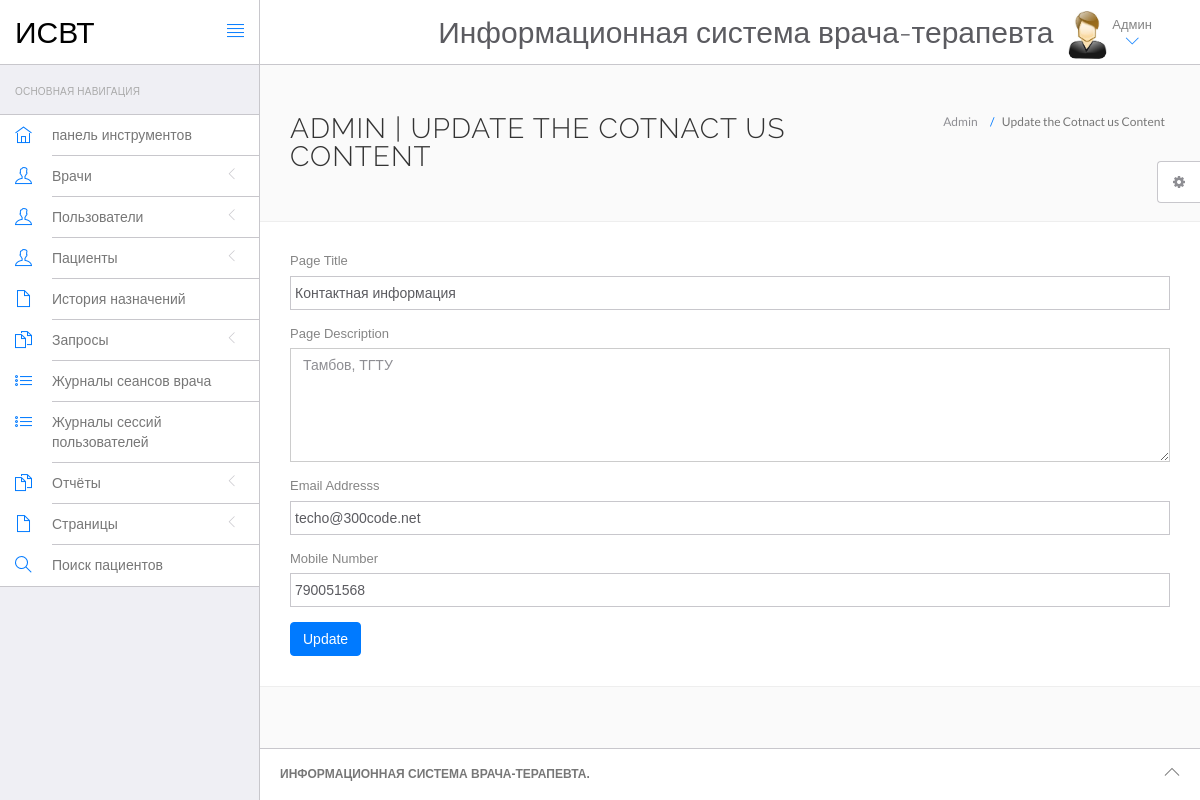
/hms/admin/contact.php (signed in), run on the app's committed database.
### tables this page shows
CREATE TABLE `tblpage` (
  `ID` int(10) NOT NULL,
  `PageType` varchar(200) DEFAULT NULL,
  `PageTitle` varchar(200) DEFAULT NULL,
  `PageDescription` mediumtext DEFAULT NULL,
  `Email` varchar(120) DEFAULT NULL,
  `MobileNumber` bigint(10) DEFAULT NULL,
  `UpdationDate` timestamp NULL DEFAULT current_timestamp(),
  `OpenningTime` varchar(255) DEFAULT NULL
);

### hms/admin/contact.php (the view, shortened to what this page needs)
<?php
include('include/config.php');
if(strlen($_SESSION['id']==0)) {
 header('location:logout.php');
  } else{
?>
<!DOCTYPE html>
<html lang="en">
	<head>
		<link rel="stylesheet" href="vendor/bootstrap/css/bootstrap.min.css">
		<link rel="stylesheet" href="vendor/fontawesome/css/font-awesome.min.css">
		<link rel="stylesheet" href="vendor/themify-icons/themify-icons.min.css">
		<link href="vendor/animate.css/animate.min.css" rel="stylesheet" media="screen">
		<link href="vendor/perfect-scrollbar/perfect-scrollbar.min.css" rel="stylesheet" media="screen">
		<link href="vendor/switchery/switchery.min.css" rel="stylesheet" media="screen">
		<link href="vendor/bootstrap-touchspin/jquery.bootstrap-touchspin.min.css" rel="stylesheet" media="screen">
		<link href="vendor/select2/select2.min.css" rel="stylesheet" media="screen">
		<link href="vendor/bootstrap-datepicker/bootstrap-datepicker3.standalone.min.css" rel="stylesheet" media="screen">
		<link href="vendor/bootstrap-timepicker/bootstrap-timepicker.min.css" rel="stylesheet" media="screen">
		<link rel="stylesheet" href="assets/css/styles.css">
		<link rel="stylesheet" href="assets/css/plugins.css">
		<link rel="stylesheet" href="assets/css/themes/theme-1.css" id="skin_color" />
	</head>
	<body>
		<div id="app">
<?php include('include/sidebar.php');?>
			<div class="app-content">
					<?php include('include/header.php');?>
				<div class="main-content" >
					<div class="wrap-content container" id="container">
						<section id="page-title">
							<div class="row">
								<div class="col-sm-8">
									<h1 class="mainTitle">Admin  | Update the Cotnact us Content</h1>
																	</div>
								<ol class="breadcrumb">
									<li>
										<span>Admin </span>
									</li>
									<li class="active">
										<span>Update the Cotnact us Content</span>
									</li>
								</ol>
							</div>
						</section>
						<div class="container-fluid container-fullw bg-white">
									<div class="row">
								<div class="col-md-12">
          <form class="forms-sample" method="post">
                    <?php
$ret=mysqli_query($con,"select * from  tblpage where PageType='contactus'");
while ($row=mysqli_fetch_array($ret)) {
?>
                    <div class="form-group">
                       <label for="exampleInputUsername1">Page Title</label>
                      <input id="pagetitle" name="pagetitle" type="text" class="form-control" required="true" value="<?php  echo $row['PageTitle'];?>">
                    </div>
                    <div class="form-group">
                      <label for="exampleInputEmail1">Page Description</label>
                      <textarea class="form-control" name="pagedes" id="pagedes" rows="5"><?php  echo $row['PageDescription'];?></textarea>
                    </div>
                    <div class="form-group">
                      <label for="exampleInputUsername1">Email Addresss</label>
                     <input type="email" class="form-control" name="email" value="<?php  echo $row['Email'];?>" required='true'>
                    </div>
                    <div class="form-group">
                      <label for="exampleInputUsername1">Mobile Number</label>
                     <input type="text" class="form-control" name="mobnum" value="<?php  echo $row['MobileNumber'];?>" required='true' maxlength="10" pattern='[0-9]+'>
                    </div>
                    <?php } ?>
                    <button type="submit" class="btn btn-primary mr-2" name="submit">Update</button>
                  </form>
								</div>
							</div>
								</div>
					</div>
				</div>
			</div>
	<?php include('include/footer.php');?>
	<?php include('include/setting.php');?>
		</div>
	</body>
</html>
<?php } ?>

### hms/admin/assets/css/themes/theme-1.css (style rules this page uses)
body { background: #FAFAFA; }

### data on the page
tblpage: pagetitle "Контактная информация", pagedes "Тамбов, ТГТУ", email "techo@300code.net", mobnum "790051568"
